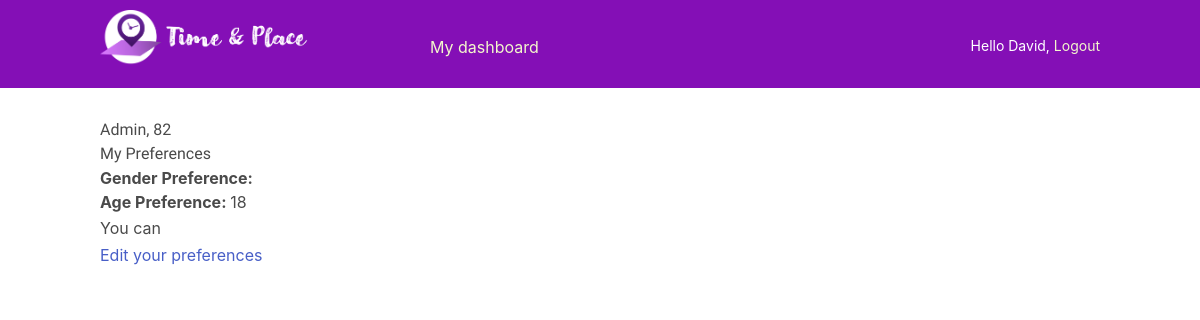
Page /account/preferences/2/ (signed in) on the committed database.
### account/models.py (models this page shows, shortened)
class Profile(models.Model):
    user = models.OneToOneField(settings.AUTH_USER_MODEL,
                                on_delete=models.CASCADE)
    date_of_birth = models.DateField(blank=True, null=True, default=date.today())
    photo = models.ImageField(upload_to='users/%Y/%m/%d/',
                        blank=True,
                        default='users/default/user-default.png')
    occupation = models.CharField(max_length = 50,blank=True, null=True)
    proposal_datetime_local = models.DateTimeField(blank=True, null=True)
    about_me = models.CharField(max_length = 100,blank=True, null=True)
    gender_choices = (('Woman', 'Woman'), ('Man', 'Man'), ('Transgender', 'Transgender'), ('Non-binary', 'Non-binary'))
    gender_identity = models.CharField(max_length = 15, choices = gender_choices, blank = True, default="N/A")
    age_preference_min = models.PositiveIntegerField(blank=True, null=True, default= 19, validators=[MinValueValidator(18), MaxValueValidator(100)])
    age_preference_max = models.PositiveIntegerField(blank=True, null=True, default= 20,validators=[MinValueValidator(18), MaxValueValidator(100)])
    gender_choices_pref = (('Woman', 'Woman'),('Man', 'Man'), ('Both', 'Both'), ('Transgender', 'Transgender'), ('Non-binary', 'Non-binary'))
    gender_preference = models.CharField(max_length = 15, choices = gender_choices_pref, blank = True)
    boro = models.ForeignKey(Boro,on_delete=models.SET_NULL, blank=True, null=True)
    cusine = models.ForeignKey(Cusine,on_delete=models.SET_NULL, blank=True, null=True)
    location_dropdown  = models.ForeignKey(newLocation, on_delete=models.SET_NULL, blank=True, null=True)
    likes = models.ManyToManyField(
        "self",
        related_name="liked_by",
        symmetrical=False,
        blank=True
    )
    hides = models.ManyToManyField(
        "self",
        related_name="hidden_by",
        symmetrical=False,
        blank=True
    )
    declines = models.ManyToManyField(
        "self",
        related_name="declined_by",
        symmetrical=False,
        blank=True
    )
    matches = models.ManyToManyField(
        "self",
        related_name="matched_with",
        symmetrical=False,
        blank=True
    )
    @property
    def calc_age(self):
        today = date.today()
        return today.year - self.date_of_birth.year - ((today.month, today.day) < (self.date_of_birth.month, self.date_of_birth.day))

### account/views.py (the view)
# urls.py: path('preferences/<int:pk>/', views.preferences, name="preferences"),
@login_required
def preferences(request, pk):
    profile = Profile.objects.get(user_id=pk)
    return render(request,
                    "profile/preferences.html",
                    {"profile": profile})

### account/templates/profile/preferences.html
{% extends 'base.html' %}
{% block content %}
<h2>
    {{ profile.user.first_name }}, {{ profile.calc_age }}
</h2>
<h4>
    My Preferences
</h4>
<b>Gender Preference: </b> {{ profile.gender_preference }}
<br>
{%if profile.age_preference_min == profile.age_preference_max %}
  <b>Age Preference: </b> {{ profile.age_preference_min }}
  <br>
{%else%}
<b>Age Preference: </b> {{ profile.age_preference_min }} to {{ profile.age_preference_max }}
<br>
{% endif %}
{%if not profile.matches.exists %}
<p>You can
    <ul>
      <li>
        <a href="{% url "edit_preferences" %}">Edit your preferences</a>
      </li>
    </ul>
  {% endif %}
{% endblock content %}

### account/templates/base.html (shortened to what this page needs)
{% load static %}
<!DOCTYPE html>
<html>
<head>
    <link href="{% static "account/base.css" %}" rel="stylesheet">
</head>
<link rel="stylesheet"
href="https://cdn.jsdelivr.net/npm/bulma@0.9.3/css/bulma.min.css">
<body>
    <div id="header">
        <span class="logo">
            <a href="{% url 'main:index' %}">
                <img src="/static/account/nav_bar_logo.png"
                width = "220"
                height = "220"
                alt="logo" />
            </a>
        </span>
        <br>
        {% if request.user.is_authenticated %}
                <ul class="menu">
                    <li {% if section == "dashboard" %}class="selected"{% endif %}>
                    <a href="{% url "dashboard" %}">My dashboard</a>
                    </li>
                </ul>
            {% endif %}
                <span class="user">
                {% if request.user.is_authenticated %}
                    Hello {{ request.user.first_name }},
                    <a href="{% url "logout" %}">Logout</a>
                {% else %}
                    <a href="{% url "login" %}">Log-in</a>
                {% endif %}
        </span>
    </div>
    <div id="content">
    {% block content %}
    {% endblock %}
    </div>
</body>
</html>

### account/static/account/base.css (style rules this page uses)
body { margin:0; padding:0; font-family:helvetica, sans-serif; overflow:auto; overflow-y: scroll; }
html { overflow-y: scroll; }
p { line-height: 1.8; }
a { color:#840fb6; text-decoration:none; }
h1, h2, h3, h4, h5 , h6 { font-family: 'Muli', sans-serif; font-weight:normal; }
h2 { margin:30px 0 20px; }
#header { padding:10px 100px; font-size:14px; background:#840fb6; color:#fff; border-bottom:4px solid #840fb6; overflow:auto; }
#header .logo { font-family: 'Muli', sans-serif; float:left; color:#f3f7cc; font-size:20px; margin-right:10%; }
#header ul.menu { list-style:none; float:left; margin:0; padding:0; }
#header ul.menu li { float:left; padding:4px 10px; }
#header a { color:#f3f7cc; }
#header .user { float:right; padding-top:4px; }
#content { padding:30px 100px; }

### rows in the picture
Profile: user.first_name "Admin", calc_age "82", age_preference_min "18"

### other values in the picture
{{ request.user.first_name }} "David"
